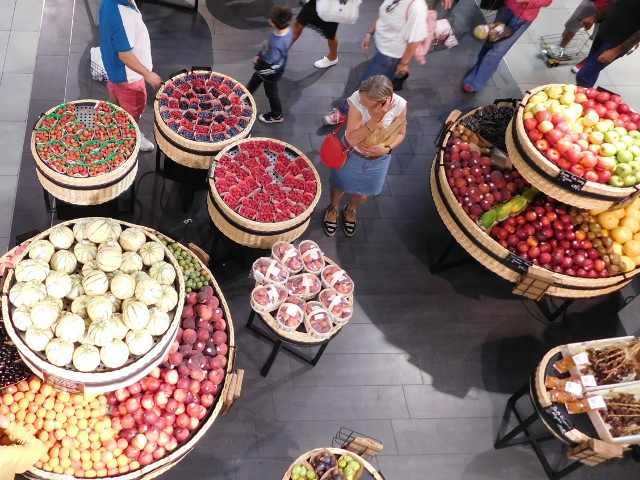
#> input picture Libro/Codigo/OpenCV/imagenes/mercado1.jpg, 640 x 480 px; the run also reads 1 picture not shown here
$ python siete_diferencias.py
#> lines starting #> are read from the running program, lines starting #| are printed output that depends on the picture; after the words box and inside, x2 and y2 are one past the last pixel; in counts of white or black regions, pixels touching at a corner belong together
import cv2

umbral = 25

color = (0,255,255)
grosor = 3
tamanio_flecha = 50


img1 = cv2.imread('../imagenes/mercado1.jpg')
#> img1 is the input picture: shape (480, 640, 3); mean B, G, R 109.1, 114.4, 137.5
img2 = cv2.imread('../imagenes/mercado2.jpg')

img = cv2.subtract(img1, img2)
img_byn = cv2.cvtColor(img, cv2.COLOR_BGR2GRAY)
img_suavizada = cv2.blur(img_byn, (10, 10))
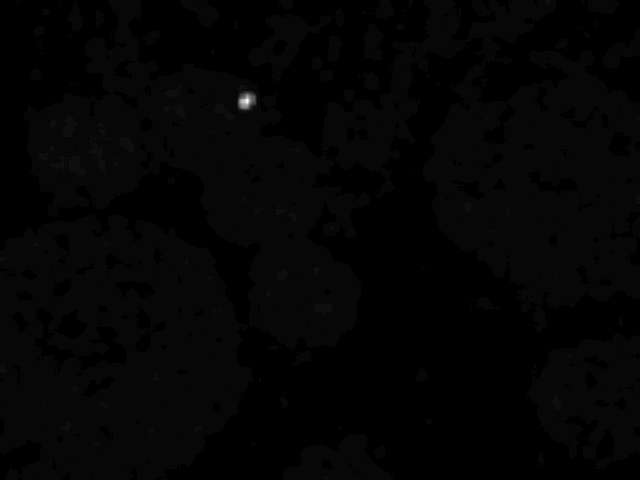
#> img_suavizada: shape (480, 640); min 0, max 35, mean 0.6; drawn with min black and max white
_, img_umbral = cv2.threshold(img_suavizada, umbral, 255, cv2.THRESH_BINARY)
#> img_umbral: shape (480, 640); 0.01% white; 1 white region, box (x1, y1, x2, y2) and area: (242, 98, 249, 104) 26
contornos, _ = cv2.findContours(img_umbral, cv2.RETR_LIST, cv2.CHAIN_APPROX_NONE)
#> contornos = 1 contour, all with area under 20

for contorno in contornos:
    x,y,ancho,alto = cv2.boundingRect(contorno)
    x_extremo1 = x + ancho + tamanio_flecha
    y_extremo1 = y + int(alto/2) - tamanio_flecha
    x_extremo2 = x + ancho
    y_extremo2 = y + int(alto/2)
    cv2.arrowedLine(img1, (x_extremo1, y_extremo1), (x_extremo2, y_extremo2), color, grosor)
#> this loop made 1 pass
#> (x, y, ancho, alto, x_extremo1, y_extremo1, x_extremo2, y_extremo2) on pass 1: (242, 98, 7, 6, 299, 51, 249, 101)
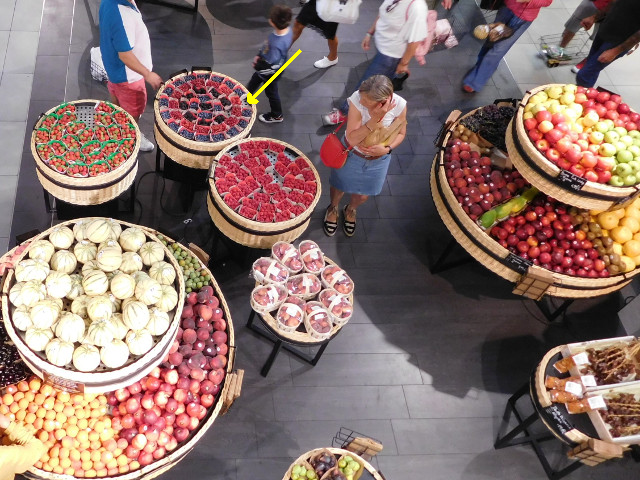
#> img1: shape (480, 640, 3); 0.1% of pixels changed, all inside (x1, y1, x2, y2) = (247, 49, 302, 104)

cv2.drawContours(img1, contornos, -1, color, grosor)
#> img1: shape (480, 640, 3); 0.01% of pixels changed, all inside (x1, y1, x2, y2) = (240, 97, 249, 106)
cv2.imshow('Imagen binarizada', img_umbral)
cv2.imshow('Imagen 1', img1)
cv2.imshow('Imagen 2', img2)


cv2.waitKey(0)
cv2.destroyAllWindows()
